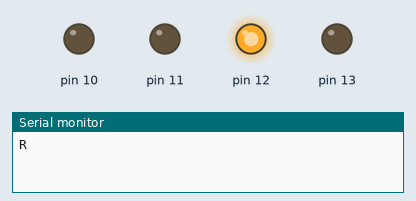
A sketch run on a simulated Arduino Uno, built with avr-gcc and run on an emulated ATmega328P. On the bench: output pins drawn as LEDs (lit = HIGH), the last lines printed to the serial monitor.

Above: at 0.4 s.
At 1.3 s:
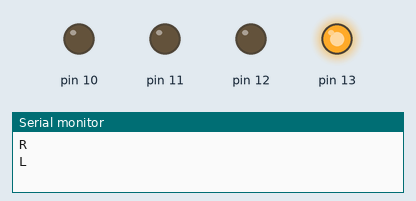
At 2.2 s:
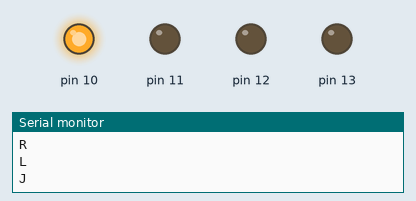
At 3.1 s:
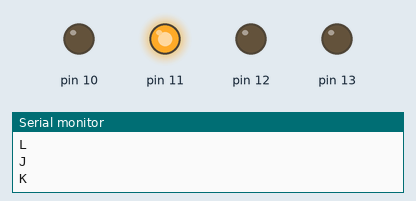
At 4.1 s:
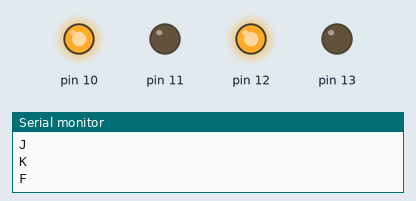
At 5.2 s:
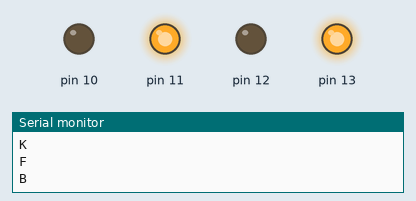
Timing chart, 0 to 7.5 s (numbered marks = the images above):
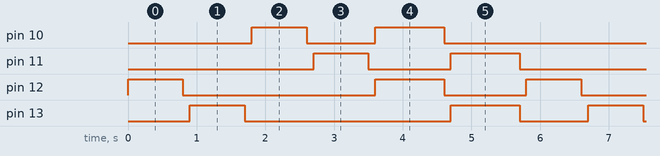

Measured:
- by itself, pin 10: repeats every 5.8 s: LOW 1.0 s, HIGH 1.0 s, LOW 3.0 s, HIGH 0.80 s
- by itself, pin 11: repeats every 5.8 s: LOW 1.2 s, HIGH 1.0 s, LOW 2.8 s, HIGH 0.80 s
- by itself, pin 12: repeats every 5.8 s: LOW 2.8 s, HIGH 1.0 s, LOW 1.2 s, HIGH 0.80 s
- by itself, pin 13: repeats every 5.8 s: LOW 3.0 s, HIGH 1.0 s, LOW 1.0 s, HIGH 0.80 s

The sketch:

master.ino
```cpp
//master.ino

void setup() {
pinMode(10,OUTPUT);
pinMode(11,OUTPUT);
pinMode(12,OUTPUT);
pinMode(13,OUTPUT);
Serial.begin(9600);
}

void loop() {

  Serial.println("R");
  digitalWrite(12,HIGH);
  delay(800);
  digitalWrite(12,LOW);
  delay(100);


  Serial.println("L");
  digitalWrite(13,HIGH);
  delay(800);
  digitalWrite(13,LOW);
  delay(100);


  Serial.println("J");
  digitalWrite(10,HIGH);
  delay(800);
  digitalWrite(10,LOW);
  delay(100);


  Serial.println("K");
  digitalWrite(11,HIGH);
  delay(800);
  digitalWrite(11,LOW);
  delay(100);

  Serial.println("F");
  digitalWrite(12, HIGH);
  digitalWrite(10, 100);
  delay(1000);
  digitalWrite(12, LOW);
  digitalWrite(10, LOW);
  delay(100);

  Serial.println("B");
  digitalWrite(13, HIGH);
  digitalWrite(11, HIGH);
  delay(1000);
  digitalWrite(13, LOW);
  digitalWrite(11, LOW);
  delay(100);
}
```
